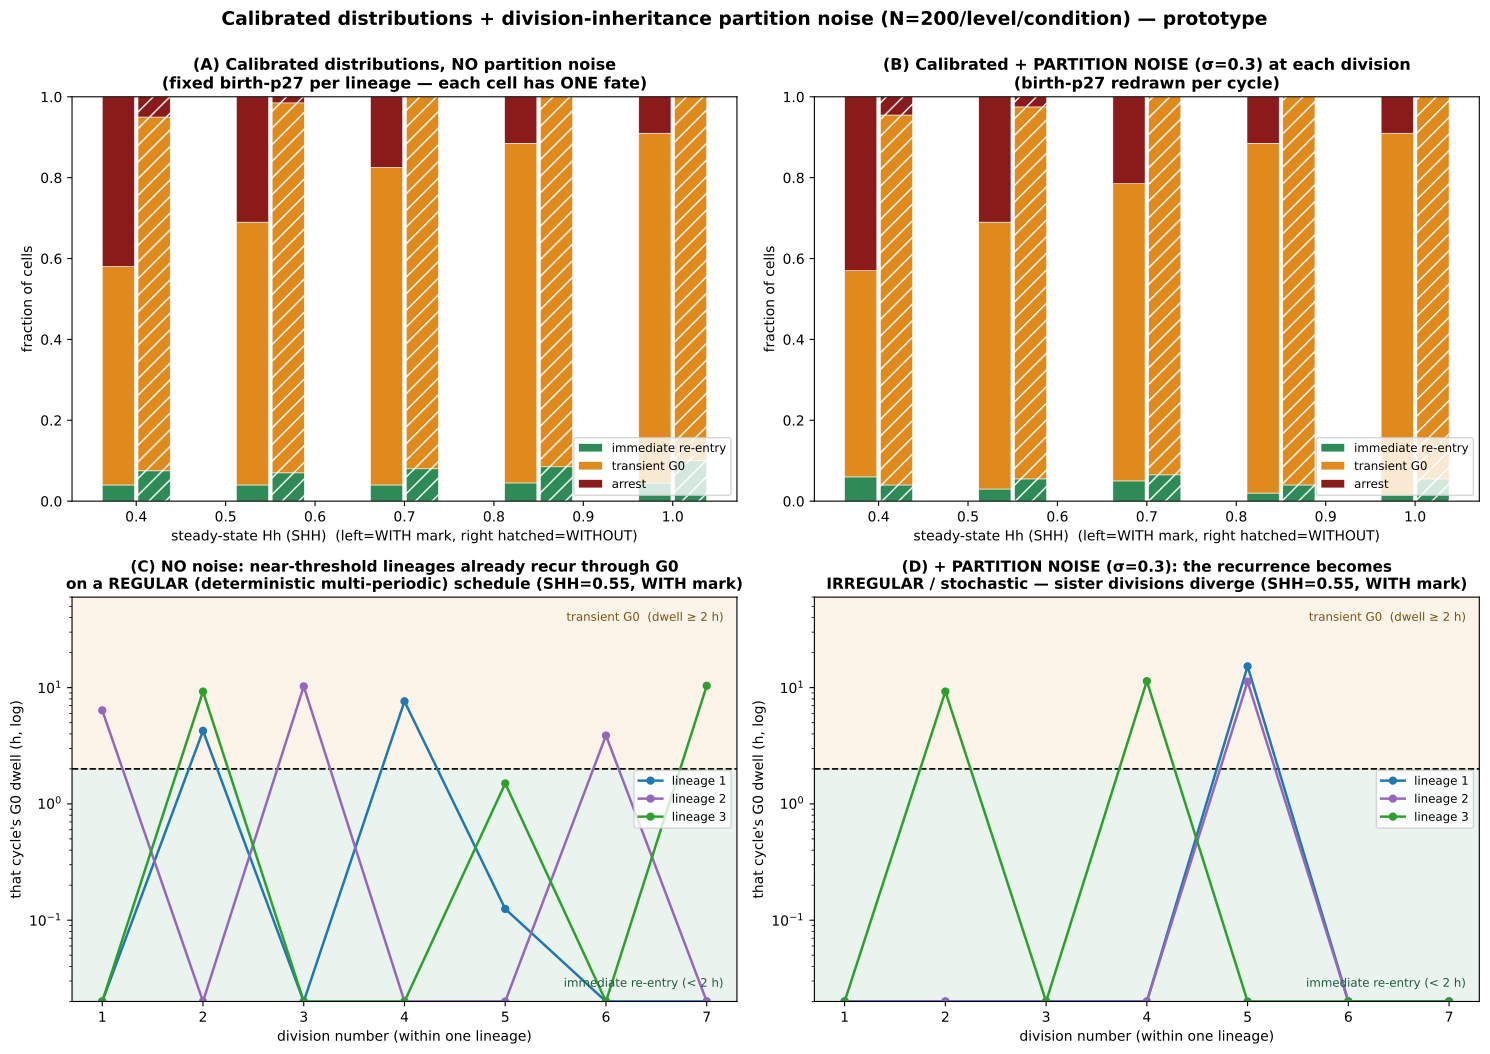

Source code (Python):
"""PROTOTYPE: calibrated distributions + real division-to-division inheritance with PARTITIONING NOISE.

Two upgrades over sim_steadystate_g0_mark (which used placeholder widths and a FIXED per-lineage birth-p27):
  1. CALIBRATED per-lineage abundance distributions (shape/CV only, never absolute means):
       k_Cd_translation = 0.801 · LogNormal(0, 0.633)   (CyclinD1 CV 0.70, data)
       P21_div (birth p27 median) = 0.6 · LogNormal(0, 0.32)   (p27 CV 0.33, data; unimodal input)
       kTlEZ = 0.004 · LogNormal(0, 0.51)               (EZH2 abundance CV ~0.55, data)
     (cell-cycle period mu fixed at default to ISOLATE the calibrated abundance axes.)
  2. PARTITIONING NOISE at division: instead of resetting p27 to a fixed lineage value every cycle, each
     division redraws birth-p27 = P21_div_lineage · exp(N(-s²/2, s))  (mean-preserving, s = PART_SIG).
     This is injected in the Python loop (per-chunk P21_div update) — the calibrated model file is untouched.
     Effect: within a lineage the birth-p27 (the Spencer/Fan-Meyer bifurcation variable) now varies cycle
     to cycle, so a near-threshold cell can FLIP between transient-G0 and immediate re-entry — the genuine
     stochastic-inheritance behaviour the deterministic model cannot show (each lineage otherwise has ONE fate).

     NB CyclinD1 is NOT given partition noise: in v44 Cd is mitogen-clamped (continuous, not halved at
     division), so a division-time perturbation relaxes back within the fate-decision window — partition
     noise on p27 (which persists until the Skp2-p27 feedforward clears it) is what actually moves fate.

Classification (probe_transient_g0 conventions): divisions=MPF peaks; per-cycle dwell = time in (pre-S ∧
p27>0.1); lineage class from mean dwell (<2h immediate / ≥2h transient / <2 divisions arrest).

Run:  ./venv/bin/python simulations/sim_inheritance_partition.py [--n=200] [--part=0.30] [--workers=9] [--fresh]
"""
import sys, os
sys.path.insert(0, os.path.dirname(os.path.dirname(os.path.abspath(__file__))))
import numpy as np
import matplotlib
matplotlib.use('Agg')
import matplotlib.pyplot as plt
from matplotlib.colors import ListedColormap
from scipy.signal import find_peaks
import tellurium as te
import multiprocessing as mp
from src.build_model_v44_heldt import build_model_v44

SEL = ['time', 'MPF', 'P21', 'aRc', 'Dna', 'Cd']
GNP = dict(MYCN_amplification=1.0, Ptch1_copy_number=1.0, p16=0.0, p18=0.464, kSyP21=0.002, EZH2i=0)
SHH_LEVELS = [0.40, 0.55, 0.70, 0.85, 1.00]
SHH_TRACE = 0.55                                   # SHH used for the within-lineage panels
SETTLE, MEAS, CHUNK, NP = 5000.0, 11000.0, 60.0, 9
DWELL_CUT, P27_HI = 2.0, 0.1
KTL0, KTLEZ0, P21_MED = 0.801, 0.004, 0.42   # birth-p27 median = OPERATING POINT (a.u., not data-constrained;
CD_SDLOG, P27_SDLOG, EZ_SDLOG = 0.633, 0.32, 0.51

_RR = None


def _init_worker(_):
    global _RR
    _RR = te.loada(build_model_v44(with_ezh2=True, with_hh=True))
    _RR.integrator.setValue('absolute_tolerance', 1e-9); _RR.integrator.setValue('relative_tolerance', 1e-6)
    try: _RR.integrator.setValue('maximum_num_steps', 300000)
    except Exception: pass


def _work(task):
    i, shh, f0, part, ktl, p21d, ktlez, want_trace = task
    rng = np.random.default_rng((hash((i, round(shh, 3), f0, round(part, 3))) & 0xFFFFFFFF))
    _RR.reset()
    _RR['SHH'] = shh
    for k, v in GNP.items(): _RR[k] = v
    _RR['k_Cd_translation'] = float(ktl); _RR['kTlEZ'] = float(ktlez); _RR['f0_mk'] = f0
    _RR['P21_div'] = float(p21d)
    lognorm = lambda: p21d * np.exp(rng.normal(-part * part / 2.0, part)) if part > 0 else p21d  # mean-preserving
    T, MPF, P21, ARC, DNA = [], [], [], [], []
    t = 0.0; TEND = SETTLE + MEAS
    while t < TEND:
        if part > 0: _RR['P21_div'] = float(lognorm())        # fresh birth-p27 for the NEXT division
        r = None
        for atol in (1e-9, 1e-8, 1e-7):
            try:
                _RR.integrator.setValue('absolute_tolerance', atol)
                r = _RR.simulate(t, t + CHUNK, NP, selections=SEL); break
            except Exception:
                r = None
        if r is None: break
        if t + CHUNK > SETTLE:
            for A, s in [(T, 'time'), (MPF, 'MPF'), (P21, 'P21'), (ARC, 'aRc'), (DNA, 'Dna')]:
                A.append(r[s][1:])
        t += CHUNK
    if not T:
        return (i, shh, f0, part, 'arrest', np.nan, np.nan, np.nan, 0, None)
    T = np.concatenate(T); P21 = np.concatenate(P21); ARC = np.concatenate(ARC); DNA = np.concatenate(DNA)
    dt = np.median(np.diff(T))
    div = np.where((DNA[:-1] > 0.9) & (DNA[1:] < 0.1))[0]      # canonical division = Dna reset (robust at coarse dt; MPF peaks are too sharp to sample)
    if len(div) < 2:
        return (i, shh, f0, part, 'arrest', np.nan, np.nan, np.nan, 0, None)
    inS = (ARC > 0.05) & (DNA < 0.98); inG2 = DNA >= 0.98; preS = ~inS & ~inG2
    g0 = preS & (P21 > P27_HI)
    dwells = []                                                # per-cycle G0 dwell (h) between consecutive divisions
    for a, b in zip(div[:-1], div[1:]):
        dwells.append(float(g0[a:b].sum() * dt / 60.0))
    dwells = np.array(dwells)
    dwell_mean = float(np.mean(dwells))
    cls = 'transient' if dwell_mean >= DWELL_CUT else 'immediate'
    dcv = float(np.std(dwells) / (np.mean(dwells) + 1e-9)) if len(dwells) >= 2 else 0.0
    frac_tr = float(np.mean(dwells >= DWELL_CUT))              # mixedness: fraction of this lineage's cycles that are transient-G0
    seq = dwells.astype(np.float32) if want_trace else None
    return (i, shh, f0, part, cls, dwell_mean, dcv, frac_tr, len(dwells), seq)


def _arg(flag, d):
    for a in sys.argv:
        if a.startswith(flag + '='): return a.split('=', 1)[1]
    return d


if __name__ == '__main__':
    FRESH = '--fresh' in sys.argv
    N = int(_arg('--n', 200)); PART = float(_arg('--part', 0.30))
    WORKERS = int(_arg('--workers', max(1, mp.cpu_count() - 1)))
    CACHE = 'simulations/sim_inheritance_partition_cache.npz'

    if FRESH or not os.path.exists(CACHE):
        rng = np.random.default_rng(11)
        ktl_i = np.clip(KTL0 * np.exp(rng.normal(0, CD_SDLOG, N)), 0.15, 5.0)
        p21d_i = np.clip(P21_MED * np.exp(rng.normal(0, P27_SDLOG, N)), 0.15, 2.5)
        ktlez_i = np.clip(KTLEZ0 * np.exp(rng.normal(0, EZ_SDLOG, N)), 0.0008, 0.02)
        tasks = []
        for part in (0.0, PART):
            for shh in SHH_LEVELS:
                for f0 in (0.233, 1.0):
                    for i in range(N):
                        wt = (shh == SHH_TRACE)
                        tasks.append((i, shh, f0, part, ktl_i[i], p21d_i[i], ktlez_i[i], wt))
        print(f'running {len(tasks)} cells on {WORKERS} workers ...', flush=True)
        with mp.get_context('spawn').Pool(WORKERS, initializer=_init_worker, initargs=(None,)) as pool:
            results = []
            for k, res in enumerate(pool.imap_unordered(_work, tasks, chunksize=8)):
                results.append(res)
                if (k + 1) % 500 == 0: print(f'  {k+1}/{len(tasks)} done', flush=True)
        cc = {'immediate': 0, 'transient': 1, 'arrest': 2}
        store = {}
        for part in (0.0, PART):
            ptag = 'nn' if part == 0 else 'pn'
            for f0, tag in [(0.233, 'W'), (1.0, 'N')]:
                frac = np.zeros((len(SHH_LEVELS), 3))
                for si, shh in enumerate(SHH_LEVELS):
                    sub = [r for r in results if abs(r[1] - shh) < 1e-6 and r[2] == f0 and r[3] == part]
                    codes = np.array([cc[r[4]] for r in sub])
                    for c in range(3): frac[si, c] = np.mean(codes == c) if len(codes) else np.nan
                store[f'{ptag}_{tag}_frac'] = frac
            # within-lineage stats at SHH_TRACE, WITH mark
            sub = [r for r in results if abs(r[1] - SHH_TRACE) < 1e-6 and r[2] == 0.233 and r[3] == part and r[4] != 'arrest']
            store[f'{ptag}_dcv'] = np.array([r[6] for r in sub])
            store[f'{ptag}_fractr'] = np.array([r[7] for r in sub])
            seqs = [r[9] for r in sub if r[9] is not None and len(r[9]) >= 6]
            # example lineages: pick ones that STRADDLE the 2h line (recur through transient G0), for both nn & pn
            if seqs:
                flippy = [s for s in seqs if s.min() < DWELL_CUT < s.max()]
                pool = flippy if len(flippy) >= 3 else seqs
                means = np.array([np.mean(s) for s in pool])
                idx = np.argsort(np.abs(means - DWELL_CUT))[:3]
                for j, ii in enumerate(idx): store[f'ex_{ptag}_{j}'] = pool[ii]
        np.savez(CACHE, shh=np.array(SHH_LEVELS), N=N, PART=PART, SHH_TRACE=SHH_TRACE, **store)
        print('cached ->', CACHE, flush=True)

    z = np.load(CACHE)
    shh = z['shh']; Nc = int(z['N']); PART = float(z['PART']); ST = float(z['SHH_TRACE'])
    labels = ['immediate re-entry', 'transient G0', 'arrest']; cols = ['#2e8b57', '#e08a1e', '#8b1a1a']

    fig, ax = plt.subplots(2, 2, figsize=(15, 10.5))

    def stacked(a, ptag, ttl):
        w = 0.020
        for grp, tag, off, hatch in [('WITH', 'W', -w, None), ('WITHOUT', 'N', +w, '//')]:
            frac = z[f'{ptag}_{tag}_frac']; bottom = np.zeros(len(shh))
            for c in range(3):
                a.bar(shh + off, frac[:, c], width=w * 1.8, bottom=bottom, color=cols[c], hatch=hatch,
                      edgecolor='white', lw=0.4, label=(labels[c] if grp == 'WITH' else None))
                bottom += frac[:, c]
        a.set_xlabel('steady-state Hh (SHH)  (left=WITH mark, right hatched=WITHOUT)'); a.set_ylabel('fraction of cells')
        a.set_title(ttl, fontweight='bold', fontsize=11.5); a.set_ylim(0, 1); a.legend(fontsize=8.5, loc='lower right')

    stacked(ax[0, 0], 'nn', '(A) Calibrated distributions, NO partition noise\n(fixed birth-p27 per lineage — each cell has ONE fate)')
    stacked(ax[0, 1], 'pn', f'(B) Calibrated + PARTITION NOISE (σ={PART}) at each division\n(birth-p27 redrawn per cycle)')

    def seqpanel(a, ptag, ttl):
        ylo, yhi = 0.02, 60.0
        a.axhspan(DWELL_CUT, yhi, color='#e08a1e', alpha=0.10); a.axhspan(ylo, DWELL_CUT, color='#2e8b57', alpha=0.10)
        a.axhline(DWELL_CUT, color='k', ls='--', lw=1.2)
        any_ = False
        for j, c in enumerate(['#1f77b4', '#9467bd', '#2ca02c']):
            key = f'ex_{ptag}_{j}'
            if key in z.files:
                s = np.clip(z[key], ylo, yhi); a.plot(np.arange(1, len(s) + 1), s, '-o', color=c, lw=1.8, ms=5, label=f'lineage {j+1}'); any_ = True
        a.set_yscale('log'); a.set_ylim(ylo, yhi)
        a.text(0.98, 0.965, 'transient G0  (dwell ≥ 2 h)', transform=a.transAxes, ha='right', va='top', fontsize=8.5, color='#7a5210')
        a.text(0.98, 0.03, 'immediate re-entry (< 2 h)', transform=a.transAxes, ha='right', va='bottom', fontsize=8.5, color='#1f5c3a')
        a.set_xlabel('division number (within one lineage)'); a.set_ylabel("that cycle's G0 dwell (h, log)")
        a.set_title(ttl, fontweight='bold', fontsize=11)
        if any_: a.legend(fontsize=8.5, loc='center right')

    # (C) deterministic near-threshold lineages — REGULAR multi-periodic recurrence through transient G0
    seqpanel(ax[1, 0], 'nn', f'(C) NO noise: near-threshold lineages already recur through G0\non a REGULAR (deterministic multi-periodic) schedule (SHH={ST}, WITH mark)')
    # (D) same cells + partition noise — the recurrence becomes IRREGULAR / stochastic
    seqpanel(ax[1, 1], 'pn', f'(D) + PARTITION NOISE (σ={PART}): the recurrence becomes\nIRREGULAR / stochastic — sister divisions diverge (SHH={ST}, WITH mark)')

    fig.suptitle(f'Calibrated distributions + division-inheritance partition noise (N={Nc}/level/condition) — prototype',
                 fontsize=13.5, fontweight='bold', y=1.0)
    plt.tight_layout()
    plt.savefig('simulations/sim_inheritance_partition.png', dpi=150, bbox_inches='tight')
    plt.savefig('simulations/sim_inheritance_partition.pdf', bbox_inches='tight')
    plt.close()
    for ptag, nm in [('nn', 'NO noise'), ('pn', f'partition σ={PART}')]:
        print(f'{nm}:  transient-G0 frac (WITH mark) by SHH = {z[f"{ptag}_W_frac"][:,1].round(2)}   arrest = {z[f"{ptag}_W_frac"][:,2].round(2)}')
    print(f'within-lineage dwell CV (SHH={ST}, WITH):  no-noise median {np.median(z["nn_dcv"]):.2f}  vs  noise median {np.median(z["pn_dcv"]):.2f}')
    print('Saved sim_inheritance_partition.png')
